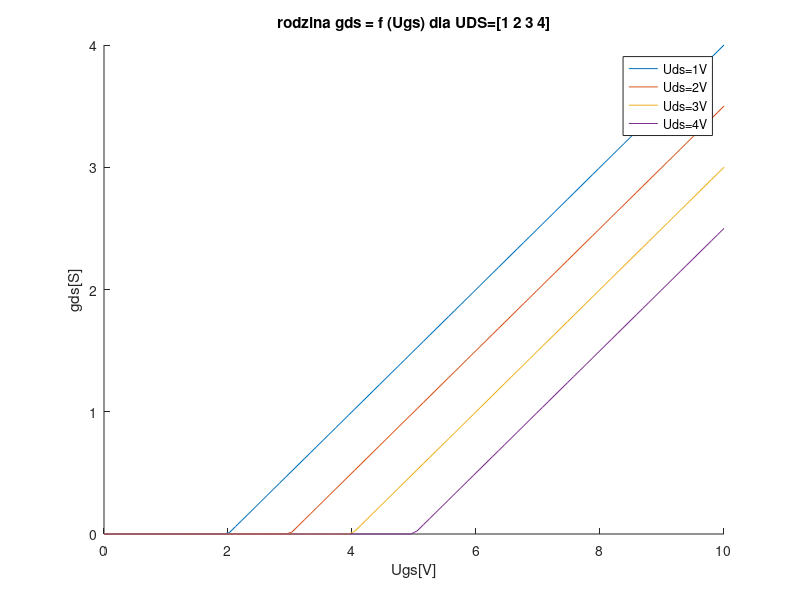

Source code (MATLAB):
clc
close all

Uds=[1 2 3 4];

Ugs=linspace(0,10);
B=0.5; %TODO znaleźć B
Ut=1;


Wypadkowa=0;
figure
 for i=1:   length(Uds)
    Id=B*(Ugs-Ut-Uds(i));
    for k=1:length(Ugs)
      if(Ut>Ugs(k))
          Wypadkowa(k)=0;
      elseif((Ugs(k)-Ut)>Uds(i))
        Wypadkowa(k)=Id(k);
      else
        Wypadkowa(k)=0;
      end    
    end
  
  
%  Wypadkowa=min(Id,Idsat)
  hold on
   plot(Ugs,Wypadkowa);
   hold on
 legend("Uds=1V","Uds=2V","Uds=3V","Uds=4V")
 xlabel("Ugs[V]")
 ylabel("gds[S]")
 title("rodzina gds = f (Ugs) dla UDS=[1 2 3 4]")
   
    
end
hold off